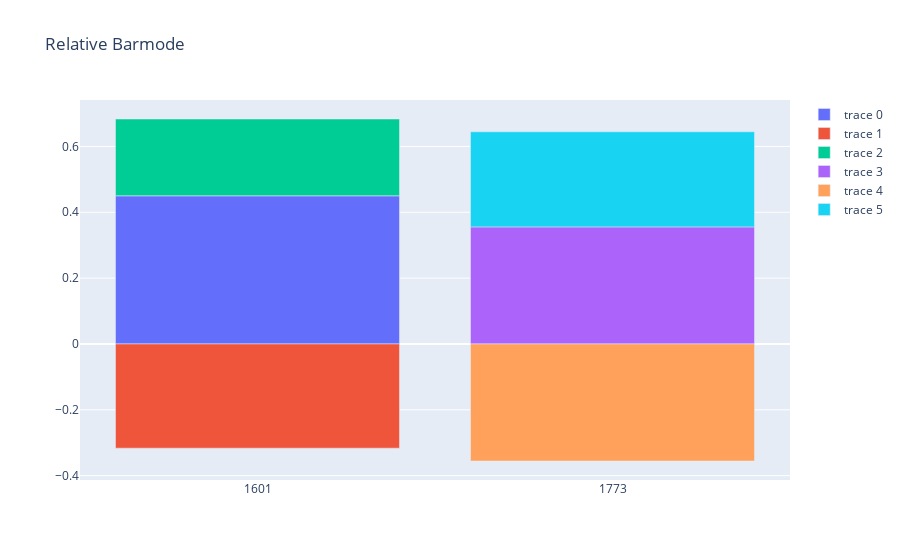

This figure's notebook cell:
### Code cell
import plotly.graph_objects as go

trace1 = go.Bar(x=[str(x[0])], y=[y1[0]])
trace2 = go.Bar(x=[str(x[0])], y=[y2[0]])
trace3 = go.Bar(x=[str(x[0])], y=[y3[0]])

trace4 = go.Bar(x=[str(x[1])], y=[y1[1]])
trace5 = go.Bar(x=[str(x[1])], y=[y2[1]])
trace6 = go.Bar(x=[str(x[1])], y=[y3[1]])


traces = [trace1, trace2, trace3, trace4, trace5, trace6]

fig = go.Figure(traces)
fig.update_layout(barmode='relative', title_text='Relative Barmode')
fig.show()

### Figure 1 — Plotly figure (JSON) as saved in the notebook; plotly's stock layout.template omitted (floating-point values rounded to 4 significant figures)
{"data": [{"type": "bar", "x": ["1601"], "y": [0.45]}, {"type": "bar", "x": ["1601"], "y": [-0.3167]}, {"type": "bar", "x": ["1601"], "y": [0.2333]}, {"type": "bar", "x": ["1773"], "y": [0.3556]}, {"type": "bar", "x": ["1773"], "y": [-0.3556]}, {"type": "bar", "x": ["1773"], "y": [0.2889]}], "layout": {"autosize": true, "barmode": "relative", "title": {"text": "Relative Barmode"}, "xaxis": {"autorange": true, "range": [-0.5, 1.5], "type": "category"}, "yaxis": {"autorange": true, "range": [-0.4133, 0.741], "type": "linear"}}}
